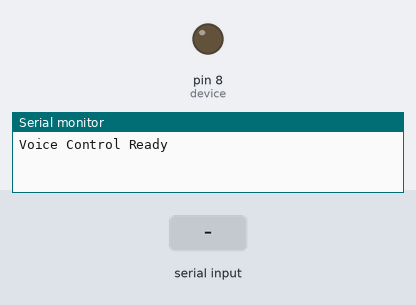
Recording of a sketch running on a simulated Arduino Uno, built with avr-gcc and run on an emulated ATmega328P. Shown: output pins drawn as LEDs (lit = HIGH), the last lines printed to the serial monitor. Inputs (shaded band) come from the test bench.

Above: at 1.2 s.
1.3 s: "on" received over Serial
At 2.3 s:
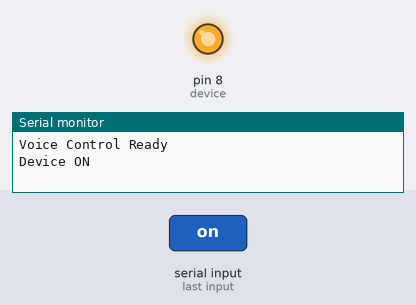
2.8 s: "off" received over Serial
At 3.8 s:
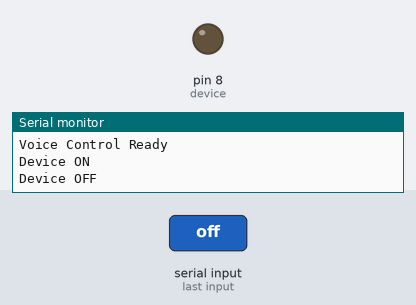
Timing chart, 0 to 5.8 s (numbered marks = the images above; inputs shaded):
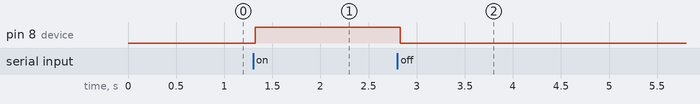

Measured:
- after the input at 1.3 s, pin 8 (device): LOW → HIGH at once
- after the input at 2.8 s, pin 8 (device): HIGH → LOW at once

The sketch:

code.ino
```cpp
String command = "";
int device = 8;

void setup() {
  pinMode(device, OUTPUT);
  Serial.begin(9600);
  Serial.println("Voice Control Ready");
}

void loop() {
  while (Serial.available()) {
    char c = Serial.read();
    command += c;
    delay(10);
  }

  if (command.length() > 0) {
    command.trim();   // remove extra spaces/newlines

    if (command == "on") {
      digitalWrite(device, HIGH);
      Serial.println("Device ON");
    }
    else if (command == "off") {
      digitalWrite(device, LOW);
      Serial.println("Device OFF");
    }

    command = "";  // clear command
  }
}
```
